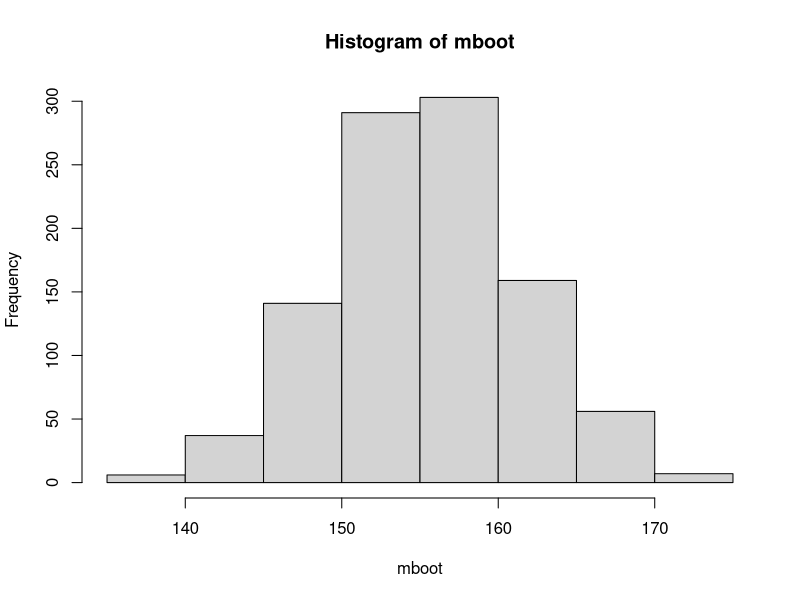

This chart was generated by the following R code:
## ---- chunk 1
obs <- c(145, 165, 134, 167, 158, 176, 156, 189, 143, 123)
mboot <- replicate(1000, {
  x <- sample(obs, size=10, replace=TRUE)
  mean(x)
})
hist(mboot)
## 95% confidence interval
quantile(mboot, c(0.025, 0.975))
## ---- chunk 2
(m <- mean(obs))
## ---- chunk 3
(v <- var(obs))
## ---- chunk 4
(s <- sd(obs))
## ---- chunk 5
n <- length(obs)
t <- qt(0.975, df=9)
##95% confidence interval 
c(m - t*s/sqrt(n), m + t*s/sqrt(n))
## ---- chunk 6
p <- 0.42
n <- 100
SE <- sqrt(p*(1-p)/n)
z <- qnorm(0.95)
c(p - z*SE, p + z*SE)
## ---- chunk 7
z <- qnorm(0.995)
c(p - z*SE, p + z*SE)
## ---- chunk 8
## 95% confidence interval
m <- 42
sigma <- 2.3
n <- 10
z <- qnorm(0.975)
c(m - z*sigma/sqrt(10), m + z*sigma/sqrt(10))
## ---- chunk 9
z <- qnorm(0.95)
c(m - z*sigma/sqrt(10), m + z*sigma/sqrt(10))
## ---- chunk 10
p <- 25/150
n <- 150
z <-qnorm(0.975)
SE <- sqrt(p*(1-p)/n)
## 95% CI
c(p - z*SE, p + z*SE)
